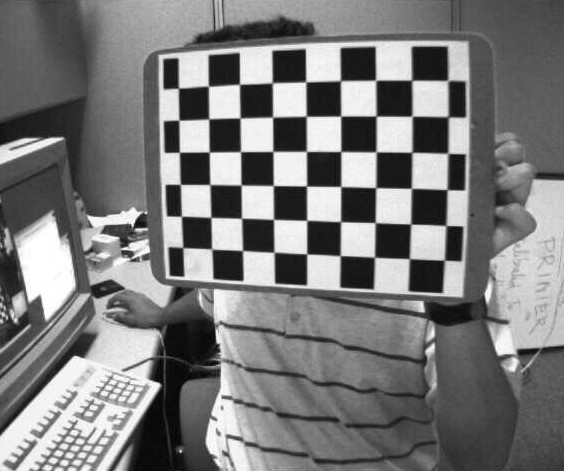
#> input picture performance400/images/chessboard1.jpg, 564 x 471 px
$ python epipolar.py
#> lines starting #> are read from the running program, lines starting #| are printed output that depends on the picture
import cv2
import numpy as np

img1 = cv2.imread("images/chessboard1.jpg", cv2.IMREAD_GRAYSCALE)
#> img1 is the input picture: shape (471, 564); min 0, max 255, mean 122.5
img2 = cv2.imread("images/chessboard2.jpg", cv2.IMREAD_GRAYSCALE)
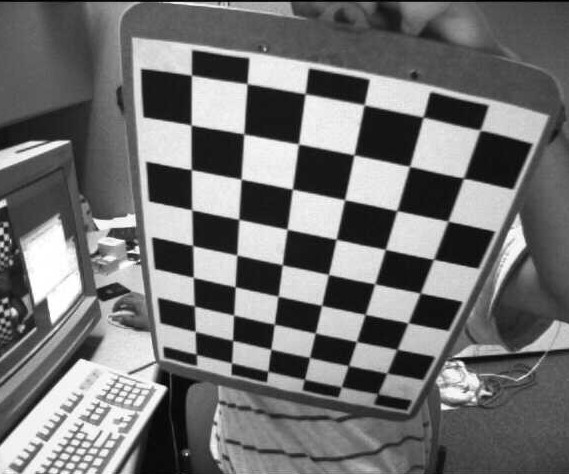
#> input picture performance400/images/chessboard2.jpg, 569 x 474 px
#> img2 is the input picture: shape (474, 569); min 0, max 255, mean 114

# ORB Detector
orb = cv2.ORB_create()
kp1, des1 = orb.detectAndCompute(img1, None)
#> kp1 = 500 keypoints; strongest (x, y, size): (201, 158, 111.1), (173, 188, 92.6), (201, 143, 111.1), (203, 179, 92.6)
kp2, des2 = orb.detectAndCompute(img2, None)
#> kp2 = 500 keypoints; strongest (x, y, size): (290, 136, 111.1), (290, 147, 111.1), (245, 185, 92.6), (301, 150, 111.1)

# Brute Force Matching
bf = cv2.BFMatcher(cv2.NORM_HAMMING, crossCheck=True)
matches = bf.match(des1, des2)
#> matches = 123 matches
matches = sorted(matches, key = lambda x:x.distance)

matching_result = cv2.drawMatches(img1, kp1, img2, kp2, matches[:50], None, flags=2)
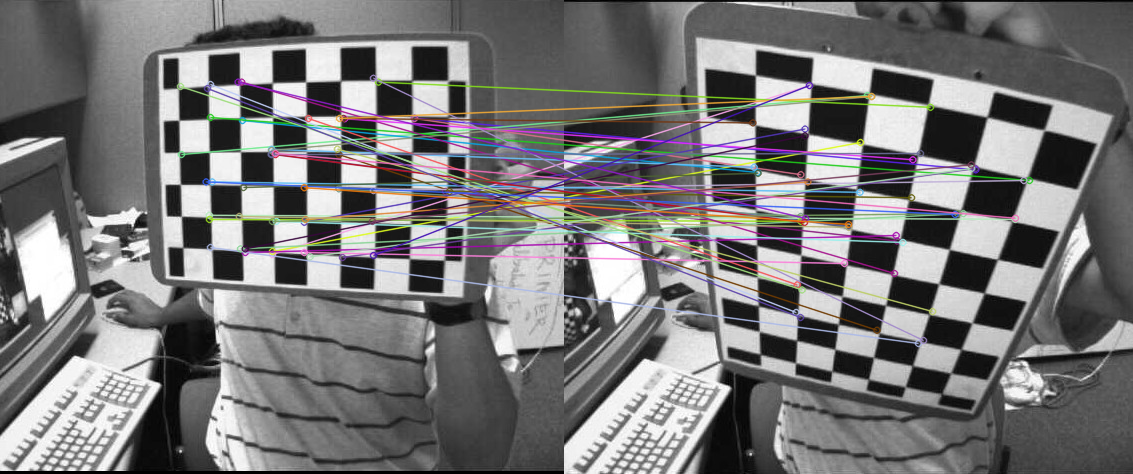
#> matching_result: shape (474, 1133, 3); mean of channels 0, 1, 2 119.2, 118.5, 119.5; drawn as B, G, R

cv2.imshow("Img1", img1)
cv2.imshow("Img2", img2)
cv2.imshow("Matching result", matching_result)
cv2.waitKey(0)
cv2.destroyAllWindows()
